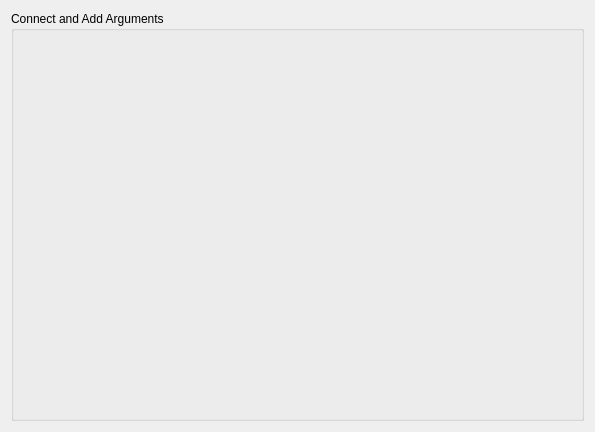
<?xml version="1.0" encoding="UTF-8"?>
<ui version="4.0">
 <class>NodeGraphPage</class>
 <widget class="QWidget" name="NodeGraphPage">
  <property name="geometry">
   <rect>
    <x>0</x>
    <y>0</y>
    <width>595</width>
    <height>432</height>
   </rect>
  </property>
  <property name="windowTitle">
   <string>Form</string>
  </property>
  <layout class="QVBoxLayout" name="verticalLayout">
   <item>
    <widget class="QGroupBox" name="gbx_graphArea">
     <property name="title">
      <string>Connect and Add Arguments</string>
     </property>
     <layout class="QVBoxLayout" name="verticalLayout_2">
      <item>
       <layout class="QVBoxLayout" name="h_graphArea"/>
      </item>
     </layout>
    </widget>
   </item>
  </layout>
 </widget>
 <resources/>
 <connections/>
</ui>
